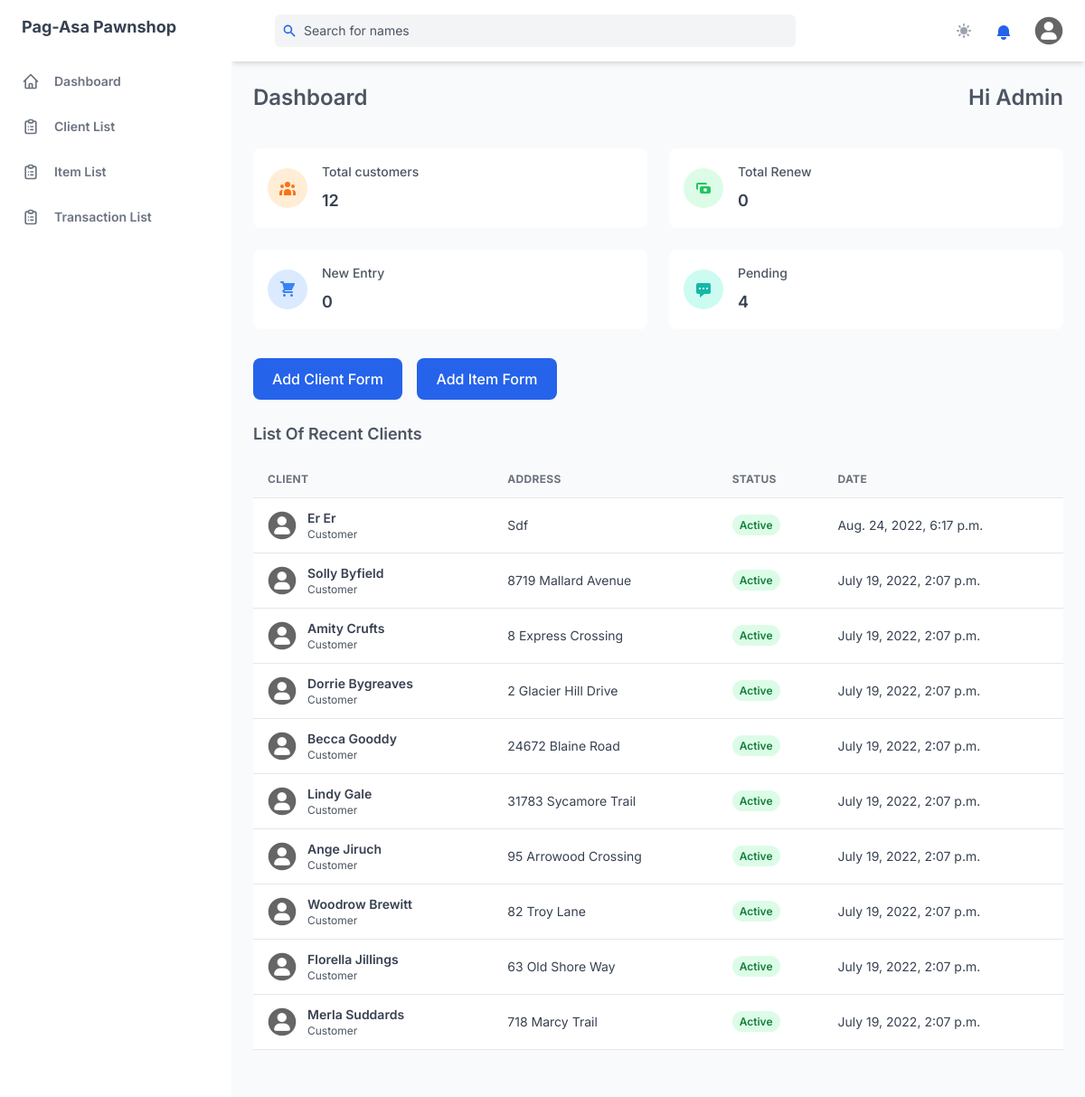
The page /dashboard/ (signed in) on the database its author committed.
### management_system/models.py (models this page shows, shortened)
class Client(models.Model):
    CLIENT_STATUS =  [
    ('active', 'Active'),
    ('inactive', 'Inactive'),
    ]
    first_name = models.CharField(max_length=255)
    last_name = models.CharField(max_length=255)
    middle_name = models.CharField(max_length=255, null=True, blank=True)
    address = models.TextField(max_length=500)
    contact_number = models.IntegerField()
    email_address = models.CharField(max_length=255, blank=True, null=True)
    status = models.CharField(max_length=10, choices=CLIENT_STATUS, default='active')
    created = models.DateTimeField(auto_now_add=True)
    updated = models.DateTimeField(auto_now=True)

### management_system/views.py (the view)
class DashboardView(LoginRequiredMixin, View):
    def get(self, request):
        clients = Client.objects.all().order_by('-created')[:10]
        count = Client.objects.all().count()
        new = Transaction.objects.filter(status='New').count()
        pending = Transaction.objects.filter(status='Pending').count()
        renew = Transaction.objects.filter(status='Renew').count()
        pending_check(Transaction)
        transaction = five_days_due_date(Transaction)
        context = {
            'clients': clients,
            'count': count,
            'new': new,
            'pending': pending,
            'total_renew': renew,
            'count_notification': len(transaction)
        }
        return render(request, 'index.html', context)

### management_system/views.py (called while the page is built)
def five_days_due_date(model):
    transactions = model.objects.filter(
        Q(status='Renew') | Q(status='New'))
    e_list = []
    for transaction in transactions:
        expiration = transaction.due_date
        date_now = datetime.datetime.now().date()
        days = (expiration) - date_now
        if days.days <= 5 and days.days >= 0:
            e_list.append(transaction.id)
    five_days_before_expire = model.objects.filter(pk__in=e_list)
    return five_days_before_expire

def pending_check(model):
    t = model.objects.filter(Q(status='Renew') | Q(status='New'))
    date_now = datetime.datetime.now().date()
    counter = 0
    if t:
        for i in t:
            if date_now > i.due_date:
                i.status = 'Pending'
                i.save()
                counter += 1
    return counter

### templates/index.html
{% extends 'base.html' %}
{% block content %}
<div>
    <div id="content" class="htmx-list">
        <div class="flex justify-between">
            <h2 class="mt-6 mb-4 text-2xl font-semibold text-gray-600 dark:text-gray-300">Dashboard</h2>
            <h2 class="mt-6 mb-4 text-2xl font-semibold text-gray-600 dark:text-gray-300">Hi {{ user.username|title }}</h2>
        </div>
        {% include 'components/cards.html' %}
        {% include 'components/cta_buttons.html' %}
        {% include 'components/tables.html' %}
    </div>
</div>
{% endblock %}

### templates/components/tables.html
{% load static %}
<div>
  <h4 class="mb-4 text-lg font-semibold text-gray-600 dark:text-gray-300">
    List Of Recent Clients
  </h4>
  <div class="w-full mb-8 overflow-hidden rounded-lg shadow-xs">
    <div class="w-full overflow-x-auto">
      <table class="w-full whitespace-no-wrap">
        <thead>
          <tr
            class="text-xs font-semibold tracking-wide text-left text-gray-500 uppercase border-b dark:border-gray-700 bg-gray-50 dark:text-gray-400 dark:bg-gray-800"
          >
            <th class="px-4 py-3">Client</th>
            <th class="px-4 py-3">Address</th>
            <th class="px-4 py-3">Status</th>
            <th class="px-4 py-3">Date</th>
          </tr>
        </thead>
        <tbody class="bg-white divide-y dark:divide-gray-700 dark:bg-gray-800">
            {% for client in clients %}
            <tr class="text-gray-700 dark:text-gray-400">
                <td class="px-4 py-3">
                  <div class="flex items-center text-sm">
                    <div class="relative hidden w-8 h-8 mr-3 rounded-full md:block">
                      <img
                        class="object-cover w-full h-full rounded-full"
                        src="{% static 'assets/img/default.png' %}"
                        alt=""
                        loading="lazy"
                      />
                      <div
                        class="absolute inset-0 rounded-full shadow-inner"
                        aria-hidden="true"
                      ></div>
                    </div>
                    <div>
                      <a href="{% url 'client_detail' client.pk %}" hx-boost="true" hx-indicator="#my-indicator">
                        <p class="font-semibold">{{client.first_name|title}} {{client.last_name|title}}</p>
                      </a>
                      <p class="text-xs text-gray-600 dark:text-gray-400">
                        Customer
                      </p>
                    </div>
                  </div>
                </td>
                <td class="px-4 py-3 text-sm">{{client.address|title}}</td>
                <td class="px-4 py-3 text-xs">
                  <span
                    class="px-2 py-1 font-semibold leading-tight bg-green-100 rounded-full dark:text-green-100 {% if client.status == 'active'%}text-green-700 dark:bg-green-700{% else %}text-red-600 dark:bg-red-600{% endif %}"
                  >
                    {{ client.status|title }}
                  </span>
                </td>
                <td class="px-4 py-3 text-sm">{{client.created}}</td>
              </tr>
            {% endfor %}
        </tbody>
      </table>
    </div>
    <div
      class="grid px-4 py-3 text-xs font-semibold tracking-wide text-gray-500 uppercase border-t dark:border-gray-700 bg-gray-50 sm:grid-cols-9 dark:text-gray-400 dark:bg-gray-800"
    >
    </div>
  </div>
</div>

### static/css/print.css (style rules this page uses)
a:link { text-decoration: none; }

### rows shown on the page
Client: first_name "Er", last_name "Er", address "Sdf", status "Active", created "Aug. 24, 2022, 6:17 p.m."
Client: first_name "Solly", last_name "Byfield", address "8719 Mallard Avenue", status "Active", created "July 19, 2022, 2:07 p.m."
Client: first_name "Amity", last_name "Crufts", address "8 Express Crossing", status "Active", created "July 19, 2022, 2:07 p.m."
Client: first_name "Dorrie", last_name "Bygreaves", address "2 Glacier Hill Drive", status "Active", created "July 19, 2022, 2:07 p.m."
Client: first_name "Becca", last_name "Gooddy", address "24672 Blaine Road", status "Active", created "July 19, 2022, 2:07 p.m."
Client: first_name "Lindy", last_name "Gale", address "31783 Sycamore Trail", status "Active", created "July 19, 2022, 2:07 p.m."
Client: first_name "Ange", last_name "Jiruch", address "95 Arrowood Crossing", status "Active", created "July 19, 2022, 2:07 p.m."
Client: first_name "Woodrow", last_name "Brewitt", address "82 Troy Lane", status "Active", created "July 19, 2022, 2:07 p.m."
Client: first_name "Florella", last_name "Jillings", address "63 Old Shore Way", status "Active", created "July 19, 2022, 2:07 p.m."
Client: first_name "Merla", last_name "Suddards", address "718 Marcy Trail", status "Active", created "July 19, 2022, 2:07 p.m."

### other values the page prints
{{ user.username|title }} "Admin"
{{ count }} "12"
{{ total_renew }} "0"
{{ new }} "0"
{{ pending }} "4"
